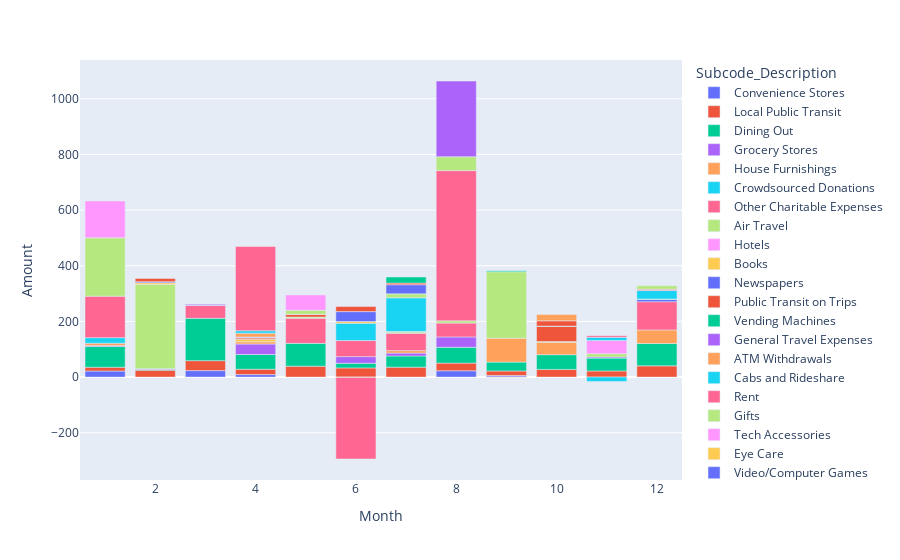

The notebook cell saved with this chart:
### Code cell
fig_monthly_spending_by_selected_subcodes = px.bar(df_expenses_by_selected_subcodes_by_month, x = 'Month', y = 'Amount', color = 'Subcode_Description')
fig_monthly_spending_by_selected_subcodes.write_html(chart_data_folder + '\\monthly_spending_by_subcode.html') 
fig_monthly_spending_by_selected_subcodes.show()

### Figure 1 — Plotly figure (JSON) as saved in the notebook; plotly's stock layout.template omitted (floating-point values rounded to 4 significant figures)
{"data": [{"alignmentgroup": "True", "hovertemplate": "Subcode_Description=Convenience Stores<br>Month=%{x}<br>Amount=%{y}<extra></extra>", "legendgroup": "Convenience Stores", "marker": {"color": "#636efa", "pattern": {"shape": ""}}, "name": "Convenience Stores", "offsetgroup": "Convenience Stores", "orientation": "v", "showlegend": true, "textposition": "auto", "type": "bar", "x": [1, 3, 4, 8, 9], "xaxis": "x", "y": [21.68, 23.25, 9.04, 22.68, 5.61], "yaxis": "y"}, {"alignmentgroup": "True", "hovertemplate": "Subcode_Description=Local Public Transit<br>Month=%{x}<br>Amount=%{y}<extra></extra>", "legendgroup": "Local Public Transit", "marker": {"color": "#EF553B", "pattern": {"shape": ""}}, "name": "Local Public Transit", "offsetgroup": "Local Public Transit", "orientation": "v", "showlegend": true, "textposition": "auto", "type": "bar", "x": [1, 2, 3, 4, 5, 6, 7, 8, 9, 10, 11, 12], "xaxis": "x", "y": [13.75, 24.75, 35.75, 19.25, 39.14, 33, 35.75, 27.5, 16.5, 27.5, 22, 40.38], "yaxis": "y"}, {"alignmentgroup": "True", "hovertemplate": "Subcode_Description=Dining Out<br>Month=%{x}<br>Amount=%{y}<extra></extra>", "legendgroup": "Dining Out", "marker": {"color": "#00cc96", "pattern": {"shape": ""}}, "name": "Dining Out", "offsetgroup": "Dining Out", "orientation": "v", "showlegend": true, "textposition": "auto", "type": "bar", "x": [1, 2, 3, 4, 5, 6, 7, 8, 9, 10, 11, 12], "xaxis": "x", "y": [74.33, 2.65, 152.2, 52.87, 82.03, 16.77, 40.14, 56.87, 31.74, 52.93, 46.2, 80.65], "yaxis": "y"}, {"alignmentgroup": "True", "hovertemplate": "Subcode_Description=Grocery Stores<br>Month=%{x}<br>Amount=%{y}<extra></extra>", "legendgroup": "Grocery Stores", "marker": {"color": "#ab63fa", "pattern": {"shape": ""}}, "name": "Grocery Stores", "offsetgroup": "Grocery Stores", "orientation": "v", "showlegend": true, "textposition": "auto", "type": "bar", "x": [1, 2, 4, 6, 7, 8, 11], "xaxis": "x", "y": [3.71, 2.92, 37.73, 23.71, 10.33, 37.27, 4.15], "yaxis": "y"}, {"alignmentgroup": "True", "hovertemplate": "Subcode_Description=House Furnishings<br>Month=%{x}<br>Amount=%{y}<extra></extra>", "legendgroup": "House Furnishings", "marker": {"color": "#FFA15A", "pattern": {"shape": ""}}, "name": "House Furnishings", "offsetgroup": "House Furnishings", "orientation": "v", "showlegend": true, "textposition": "auto", "type": "bar", "x": [1, 4, 7, 9, 10, 12], "xaxis": "x", "y": [8.29, 7.75, 8.9, 86.06, 44.69, 48.39], "yaxis": "y"}, {"alignmentgroup": "True", "hovertemplate": "Subcode_Description=Crowdsourced Donations<br>Month=%{x}<br>Amount=%{y}<extra></extra>", "legendgroup": "Crowdsourced Donations", "marker": {"color": "#19d3f3", "pattern": {"shape": ""}}, "name": "Crowdsourced Donations", "offsetgroup": "Crowdsourced Donations", "orientation": "v", "showlegend": true, "textposition": "auto", "type": "bar", "x": [1], "xaxis": "x", "y": [20], "yaxis": "y"}, {"alignmentgroup": "True", "hovertemplate": "Subcode_Description=Other Charitable Expenses<br>Month=%{x}<br>Amount=%{y}<extra></extra>", "legendgroup": "Other Charitable Expenses", "marker": {"color": "#FF6692", "pattern": {"shape": ""}}, "name": "Other Charitable Expenses", "offsetgroup": "Other Charitable Expenses", "orientation": "v", "showlegend": true, "textposition": "auto", "type": "bar", "x": [1, 3, 5, 6, 7, 8, 12], "xaxis": "x", "y": [149.0, 45.96, 90.17, 57.84, 62.23, 49.66, 101.5], "yaxis": "y"}, {"alignmentgroup": "True", "hovertemplate": "Subcode_Description=Air Travel<br>Month=%{x}<br>Amount=%{y}<extra></extra>", "legendgroup": "Air Travel", "marker": {"color": "#B6E880", "pattern": {"shape": ""}}, "name": "Air Travel", "offsetgroup": "Air Travel", "orientation": "v", "showlegend": true, "textposition": "auto", "type": "bar", "x": [1, 2, 5, 7, 8, 9, 10], "xaxis": "x", "y": [209.7, 302.6, 4.56, 5.5, 8.22, 238.5, 2.41], "yaxis": "y"}, {"alignmentgroup": "True", "hovertemplate": "Subcode_Description=Hotels<br>Month=%{x}<br>Amount=%{y}<extra></extra>", "legendgroup": "Hotels", "marker": {"color": "#FF97FF", "pattern": {"shape": ""}}, "name": "Hotels", "offsetgroup": "Hotels", "orientation": "v", "showlegend": true, "textposition": "auto", "type": "bar", "x": [1], "xaxis": "x", "y": [132.3], "yaxis": "y"}, {"alignmentgroup": "True", "hovertemplate": "Subcode_Description=Books<br>Month=%{x}<br>Amount=%{y}<extra></extra>", "legendgroup": "Books", "marker": {"color": "#FECB52", "pattern": {"shape": ""}}, "name": "Books", "offsetgroup": "Books", "orientation": "v", "showlegend": true, "textposition": "auto", "type": "bar", "x": [2, 4, 7], "xaxis": "x", "y": [5.92, 9.4, 0.12], "yaxis": "y"}, {"alignmentgroup": "True", "hovertemplate": "Subcode_Description=Newspapers<br>Month=%{x}<br>Amount=%{y}<extra></extra>", "legendgroup": "Newspapers", "marker": {"color": "#636efa", "pattern": {"shape": ""}}, "name": "Newspapers", "offsetgroup": "Newspapers", "orientation": "v", "showlegend": true, "textposition": "auto", "type": "bar", "x": [2, 12], "xaxis": "x", "y": [4, 8], "yaxis": "y"}, {"alignmentgroup": "True", "hovertemplate": "Subcode_Description=Public Transit on Trips<br>Month=%{x}<br>Amount=%{y}<extra></extra>", "legendgroup": "Public Transit on Trips", "marker": {"color": "#EF553B", "pattern": {"shape": ""}}, "name": "Public Transit on Trips", "offsetgroup": "Public Transit on Trips", "orientation": "v", "showlegend": true, "textposition": "auto", "type": "bar", "x": [2, 4, 5, 10], "xaxis": "x", "y": [11.59, 4.52, 9.55, 55.01], "yaxis": "y"}, {"alignmentgroup": "True", "hovertemplate": "Subcode_Description=Vending Machines<br>Month=%{x}<br>Amount=%{y}<extra></extra>", "legendgroup": "Vending Machines", "marker": {"color": "#00cc96", "pattern": {"shape": ""}}, "name": "Vending Machines", "offsetgroup": "Vending Machines", "orientation": "v", "showlegend": true, "textposition": "auto", "type": "bar", "x": [3, 4, 5, 7, 9, 10, 12], "xaxis": "x", "y": [0.78, 1.73, 0.28, 0.96, 3.71, 0.58, 1.57], "yaxis": "y"}, {"alignmentgroup": "True", "hovertemplate": "Subcode_Description=General Travel Expenses<br>Month=%{x}<br>Amount=%{y}<extra></extra>", "legendgroup": "General Travel Expenses", "marker": {"color": "#ab63fa", "pattern": {"shape": ""}}, "name": "General Travel Expenses", "offsetgroup": "General Travel Expenses", "orientation": "v", "showlegend": true, "textposition": "auto", "type": "bar", "x": [3, 4], "xaxis": "x", "y": [3.64, 1.78], "yaxis": "y"}, {"alignmentgroup": "True", "hovertemplate": "Subcode_Description=ATM Withdrawals<br>Month=%{x}<br>Amount=%{y}<extra></extra>", "legendgroup": "ATM Withdrawals", "marker": {"color": "#FFA15A", "pattern": {"shape": ""}}, "name": "ATM Withdrawals", "offsetgroup": "ATM Withdrawals", "orientation": "v", "showlegend": true, "textposition": "auto", "type": "bar", "x": [4, 6, 9], "xaxis": "x", "y": [13.5, -1.31, -0.52], "yaxis": "y"}, {"alignmentgroup": "True", "hovertemplate": "Subcode_Description=Cabs and Rideshare<br>Month=%{x}<br>Amount=%{y}<extra></extra>", "legendgroup": "Cabs and Rideshare", "marker": {"color": "#19d3f3", "pattern": {"shape": ""}}, "name": "Cabs and Rideshare", "offsetgroup": "Cabs and Rideshare", "orientation": "v", "showlegend": true, "textposition": "auto", "type": "bar", "x": [4, 6, 7, 11, 12], "xaxis": "x", "y": [9.03, 62.36, 120.9, -15.84, 30.54], "yaxis": "y"}, {"alignmentgroup": "True", "hovertemplate": "Subcode_Description=Rent<br>Month=%{x}<br>Amount=%{y}<extra></extra>", "legendgroup": "Rent", "marker": {"color": "#FF6692", "pattern": {"shape": ""}}, "name": "Rent", "offsetgroup": "Rent", "orientation": "v", "showlegend": true, "textposition": "auto", "type": "bar", "x": [4, 6, 8], "xaxis": "x", "y": [302.9, -292.9, 539.6], "yaxis": "y"}, {"alignmentgroup": "True", "hovertemplate": "Subcode_Description=Gifts<br>Month=%{x}<br>Amount=%{y}<extra></extra>", "legendgroup": "Gifts", "marker": {"color": "#B6E880", "pattern": {"shape": ""}}, "name": "Gifts", "offsetgroup": "Gifts", "orientation": "v", "showlegend": true, "textposition": "auto", "type": "bar", "x": [5, 7, 8, 11], "xaxis": "x", "y": [14.5, 14.3, 49.82, 11.77], "yaxis": "y"}, {"alignmentgroup": "True", "hovertemplate": "Subcode_Description=Tech Accessories<br>Month=%{x}<br>Amount=%{y}<extra></extra>", "legendgroup": "Tech Accessories", "marker": {"color": "#FF97FF", "pattern": {"shape": ""}}, "name": "Tech Accessories", "offsetgroup": "Tech Accessories", "orientation": "v", "showlegend": true, "textposition": "auto", "type": "bar", "x": [5, 11], "xaxis": "x", "y": [55.03, 47.54], "yaxis": "y"}, {"alignmentgroup": "True", "hovertemplate": "Subcode_Description=Eye Care<br>Month=%{x}<br>Amount=%{y}<extra></extra>", "legendgroup": "Eye Care", "marker": {"color": "#FECB52", "pattern": {"shape": ""}}, "name": "Eye Care", "offsetgroup": "Eye Care", "orientation": "v", "showlegend": true, "textposition": "auto", "type": "bar", "x": [6], "xaxis": "x", "y": [6.12], "yaxis": "y"}, {"alignmentgroup": "True", "hovertemplate": "Subcode_Description=Video/Computer Games<br>Month=%{x}<br>Amount=%{y}<extra></extra>", "legendgroup": "Video/Computer Games", "marker": {"color": "#636efa", "pattern": {"shape": ""}}, "name": "Video/Computer Games", "offsetgroup": "Video/Computer Games", "orientation": "v", "showlegend": true, "textposition": "auto", "type": "bar", "x": [6, 7], "xaxis": "x", "y": [35.41, 32.68], "yaxis": "y"}, {"alignmentgroup": "True", "hovertemplate": "Subcode_Description=Food on Trips<br>Month=%{x}<br>Amount=%{y}<extra></extra>", "legendgroup": "Food on Trips", "marker": {"color": "#EF553B", "pattern": {"shape": ""}}, "name": "Food on Trips", "offsetgroup": "Food on Trips", "orientation": "v", "showlegend": true, "textposition": "auto", "type": "bar", "x": [6, 7, 10], "xaxis": "x", "y": [18.21, 5.87, 19.05], "yaxis": "y"}, {"alignmentgroup": "True", "hovertemplate": "Subcode_Description=Entertainment on Trips<br>Month=%{x}<br>Amount=%{y}<extra></extra>", "legendgroup": "Entertainment on Trips", "marker": {"color": "#00cc96", "pattern": {"shape": ""}}, "name": "Entertainment on Trips", "offsetgroup": "Entertainment on Trips", "orientation": "v", "showlegend": true, "textposition": "auto", "type": "bar", "x": [7], "xaxis": "x", "y": [21.95], "yaxis": "y"}, {"alignmentgroup": "True", "hovertemplate": "Subcode_Description=Clothes<br>Month=%{x}<br>Amount=%{y}<extra></extra>", "legendgroup": "Clothes", "marker": {"color": "#ab63fa", "pattern": {"shape": ""}}, "name": "Clothes", "offsetgroup": "Clothes", "orientation": "v", "showlegend": true, "textposition": "auto", "type": "bar", "x": [8], "xaxis": "x", "y": [272.1], "yaxis": "y"}, {"alignmentgroup": "True", "hovertemplate": "Subcode_Description=Sports<br>Month=%{x}<br>Amount=%{y}<extra></extra>", "legendgroup": "Sports", "marker": {"color": "#FFA15A", "pattern": {"shape": ""}}, "name": "Sports", "offsetgroup": "Sports", "orientation": "v", "showlegend": true, "textposition": "auto", "type": "bar", "x": [10], "xaxis": "x", "y": [22.32], "yaxis": "y"}, {"alignmentgroup": "True", "hovertemplate": "Subcode_Description=Basics--Other<br>Month=%{x}<br>Amount=%{y}<extra></extra>", "legendgroup": "Basics--Other", "marker": {"color": "#19d3f3", "pattern": {"shape": ""}}, "name": "Basics--Other", "offsetgroup": "Basics--Other", "orientation": "v", "showlegend": true, "textposition": "auto", "type": "bar", "x": [11], "xaxis": "x", "y": [11.28], "yaxis": "y"}, {"alignmentgroup": "True", "hovertemplate": "Subcode_Description=Beer/Wine/Liquor<br>Month=%{x}<br>Amount=%{y}<extra></extra>", "legendgroup": "Beer/Wine/Liquor", "marker": {"color": "#FF6692", "pattern": {"shape": ""}}, "name": "Beer/Wine/Liquor", "offsetgroup": "Beer/Wine/Liquor", "orientation": "v", "showlegend": true, "textposition": "auto", "type": "bar", "x": [11, 12], "xaxis": "x", "y": [5.81, 4.73], "yaxis": "y"}, {"alignmentgroup": "True", "hovertemplate": "Subcode_Description=Moving<br>Month=%{x}<br>Amount=%{y}<extra></extra>", "legendgroup": "Moving", "marker": {"color": "#B6E880", "pattern": {"shape": ""}}, "name": "Moving", "offsetgroup": "Moving", "orientation": "v", "showlegend": true, "textposition": "auto", "type": "bar", "x": [12], "xaxis": "x", "y": [12.52], "yaxis": "y"}], "layout": {"barmode": "relative", "legend": {"title": {"text": "Subcode_Description"}, "tracegroupgap": 0}, "margin": {"t": 60}, "xaxis": {"anchor": "y", "domain": [0, 1], "title": {"text": "Month"}}, "yaxis": {"anchor": "x", "domain": [0, 1], "title": {"text": "Amount"}}}}
